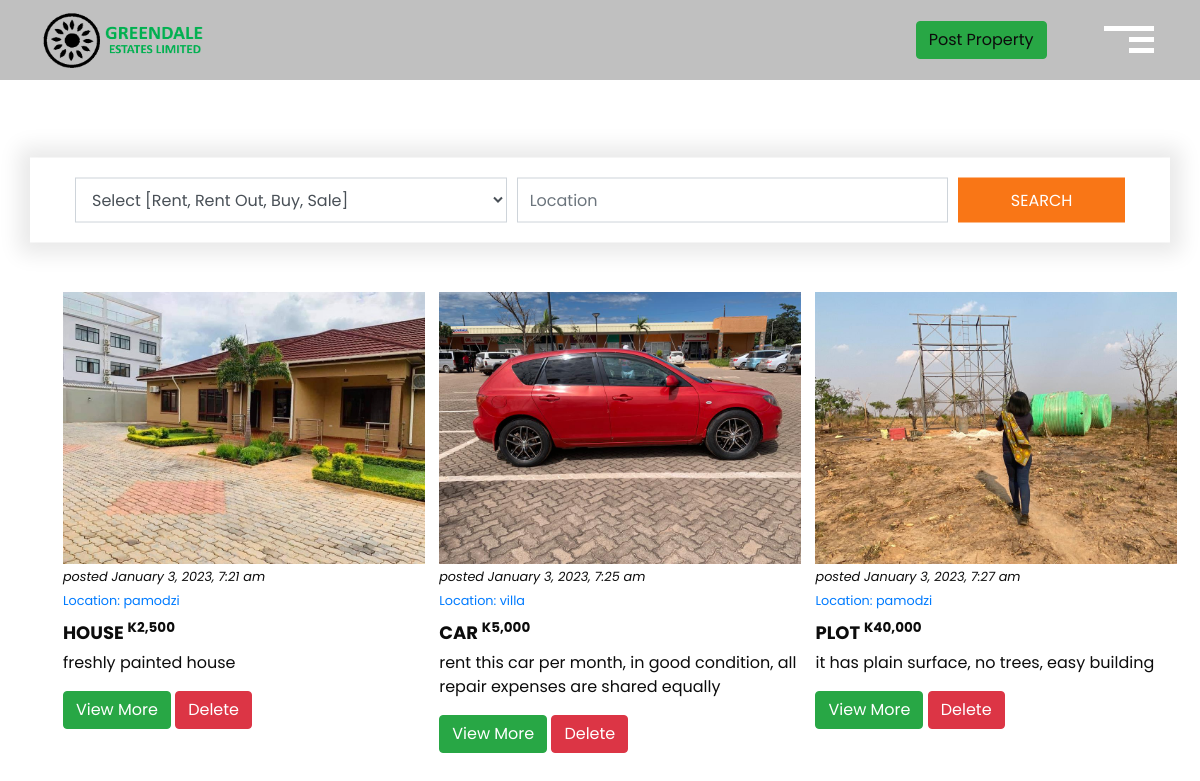
The app's page /admin.php, older data.
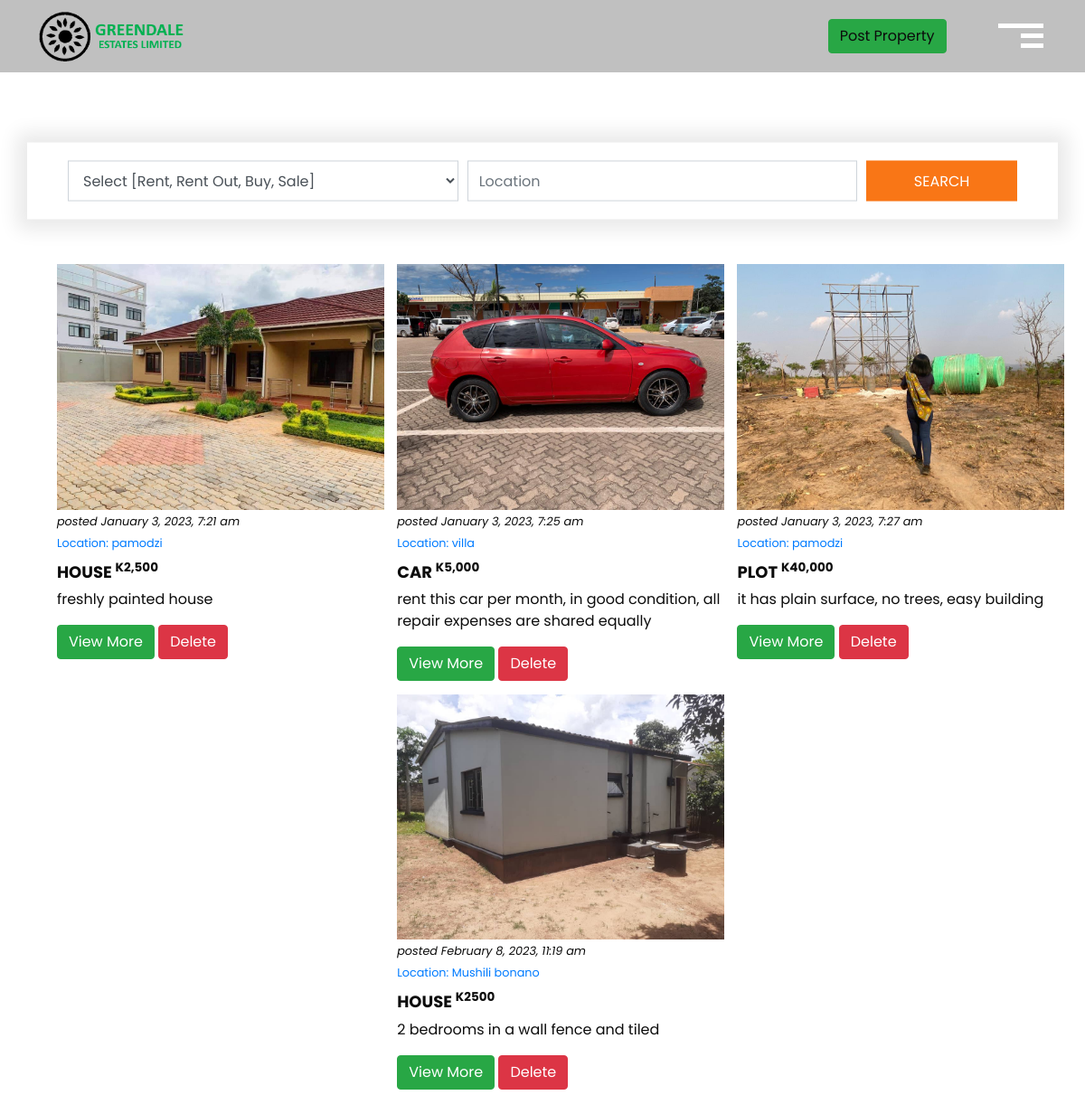
The same page, newer data.
### tables this page shows
CREATE TABLE "property" (
	"property_id"	INTEGER,
	"property_name"	TEXT NOT NULL,
	"property_desc"	TEXT NOT NULL,
	"property_status"	TEXT,
	"estate_for"	TEXT NOT NULL,
	"media_path"	TEXT NOT NULL,
	"price"	REAL,
	"location"	TEXT,
	"date_posted"	TEXT,
	PRIMARY KEY("property_id" AUTOINCREMENT)
);

CREATE TABLE "property_media" (
	"property_id"	INTEGER NOT NULL,
	"media_name"	TEXT NOT NULL
);

### php/db_connection.php (called while the page is built, shortened)
<?php
    $con = new PDO("sqlite:greendale_db.db");
    $getId = $con->prepare("select * from property");
    $getId->execute();
    $getId = $getId->fetchAll(PDO::FETCH_ASSOC);
?>

### admin.php (the view, shortened to what this page needs)
<?php
  include 'php/db_connection.php';
?>
<!DOCTYPE html>
<html>
<head>
  <link rel="stylesheet" type="text/css" href="css/bootstrap.css" />
  <link href="css/style.css" rel="stylesheet" />
  <link href="css/responsive.css" rel="stylesheet" />
</head>
<body>
  <header class="header_section" style="background-color: silver;">
    <div class="container-fluid">
      <nav class="navbar navbar-expand-lg custom_nav-container">
        <a class="navbar-brand" href="index.php">
          <img class="logo" src="images/logo1.png" alt="" />
        </a>
        <div class="navbar-collapse" id="">
          <ul class="navbar-nav justify-content-between ">
            <div class="User_option">
              <li class="">
                <a type="button" class="btn btn-success" data-toggle="modal" data-target="#exampleModal">Post
                  Property</a>
              </li>
            </div>
          </ul>
          <div class="custom_menu-btn">
            <button onclick="openNav()">
              <span class="s-1">
              </span>
              <span class="s-2">
              </span>
              <span class="s-3">
              </span>
            </button>
          </div>
        </div>
      </nav>
    </div>
  </header>
  <section class="find_section" style="margin-top: 120px;">
    <div class="container">
      <form action="">
        <div class=" form-row">
          <div class="col-md-5">
          <select onChange="change_estates();" id="estate-for" class="form-control form-select" aria-label="Default select example">
            <option selected>Select [Rent, Rent Out, Buy, Sale]</option>
          </select>
          </div>
          <div class="col-md-5">
            <input id="myInput" type="text" onkeyup="myFunction()" class="form-control" placeholder="Location">
          </div>
          <div class="col-md-2">
            <button type="submit" class="">
              search
            </button>
          </div>
        </div>
      </form>
    </div>
  </section>
  <section class="sale_section layout_padding-bottom">
    <div class="container-fluid">
      <ul class="sale_container" id="sale_container" style="list-style: none;">
<?php
  for($i = 0; $i < count($getId); $i++){
    $j = $i + 1;
    $getActiveMedia = $con->prepare("select * from property_media where property_id = '$j'");
    $getActiveMedia->execute();
    $getActiveMedia = $getActiveMedia->fetchAll(PDO::FETCH_ASSOC);
        $ActiveMediaPath = $getActiveMedia[0]['media_name'];
    ?>
  <li class="box" id="property">
          <div class="img-box" width="150px" height="200px">
            <img class="" src="<?php echo $ActiveMediaPath?>" alt="" />
          </div>
          <small>
          <i>posted <?php echo $getId[$i]['date_posted']?></i> <br>
          <a href="" id="location">Location: <?php echo $getId[$i]['location']?></a>
        </small>
          <div class="detail-box">
            <h6>
              <?php echo $getId[$i]['property_name']?>
              <sup>K<?php echo $getId[$i]['price']?></sup>
            </h6>
            <p>
              <?php echo $getId[$i]['property_desc']?>
            </p>
            <div class="property-control">
            <form method="post">
              <a href="" class="btn btn-success" data-toggle="modal"
                data-target=".bd-example-modal-lg<?php echo $getId[$i]['property_id']?>">View More</a>
              <input type="submit" name="delete<?php echo $getId[$i]['property_id']?>"  class="btn btn-danger " value="Delete" />
              </form>
            </div>
          </div>
              </li>
  <?php
  }
?>
</ul>
    </div>
  </section>
</body>
</html>

### css/style.css (style rules this page uses)
body { font-family: 'Poppins', sans-serif; color: #0c0c0c; background-color: #ffffff; }
.layout_padding-bottom { padding-bottom: 90px; }
.header_section { overflow: hidden; }
.header_section .container-fluid { padding-right: 25px; padding-left: 25px; }
.header_section .navbar-expand-lg .navbar-nav { width: 90%; }
.logo { margin: 10px; width: 180px; height: 60px }
a, a:hover, a:focus { text-decoration: none; }
.btn, .btn:focus { outline: none !important; -webkit-box-shadow: none; box-shadow: none; }
.navbar-brand { display: -webkit-box; display: -ms-flexbox; display: flex; -webkit-box-align: center; -ms-flex-align: center; align-items: center; }
.custom_nav-container { z-index: 99999; padding: 0; height: 80px; }
.User_option { display: -webkit-box; display: -ms-flexbox; display: flex; -webkit-box-align: center; -ms-flex-align: center; align-items: center; margin-left: auto; margin-right: 35px; }
.User_option a { color: #ffffff; }
.custom_menu-btn { z-index: 9; position: absolute; right: 15px; top: 7px; }
.custom_menu-btn button { margin-top: 12px; outline: none; border: none; background-color: transparent; }
.custom_menu-btn button span { display: block; width: 50px; height: 5px; background-color: #fff; margin: 6px 0; -webkit-transition: all .3s; transition: all .3s; }
.custom_menu-btn .s-2 { width: 25px; margin-left: auto; }
.custom_menu-btn .s-3 { width: 25px; margin-left: auto; }
.find_section { -webkit-transform: translateY(-50%); transform: translateY(-50%); }
.find_section form { padding: 10px 45px; -webkit-box-shadow: 0px 0px 20px 11px rgba(0, 0, 0, 0.09); box-shadow: 0px 0px 20px 11px rgba(0, 0, 0, 0.09); background-color: #ffffff; }
.find_section form .form-control { outline: none; -webkit-box-shadow: none; box-shadow: none; border-radius: 0; height: 45px; margin: 10px 0; }
.find_section form button { background-color: #f97616; color: #ffffff; text-transform: uppercase; border: none; height: 45px; width: 100%; margin: 10px 0; }
.sale_section .sale_container { display: -webkit-box; display: -ms-flexbox; display: flex; -webkit-box-pack: center; -ms-flex-pack: center; justify-content: center; -ms-flex-wrap: wrap; flex-wrap: wrap; }
.sale_section .sale_container .box { -ms-flex-preferred-size: 32%; flex-basis: 32%; margin: .65%; }
.sale_section .sale_container .box .img-box img { width: 100%; }
.sale_section .sale_container .box .detail-box { margin-top: 10px; }
.sale_section .sale_container .box .detail-box h6 { text-transform: uppercase; font-weight: bold; font-size: 18px; }

### css/responsive.css (style rules this page uses)
@media (min-width: 1200px) { .container { max-width: 1170px; } }

Row changes from the older to the newer data that the page shows:
added property: property_media.media_name (picture), date_posted "February 8, 2023, 11:19 am", location "Mushili bonano", property_name "HOUSE", price "2500", property_desc "2 bedrooms in a wall fence and tiled"
